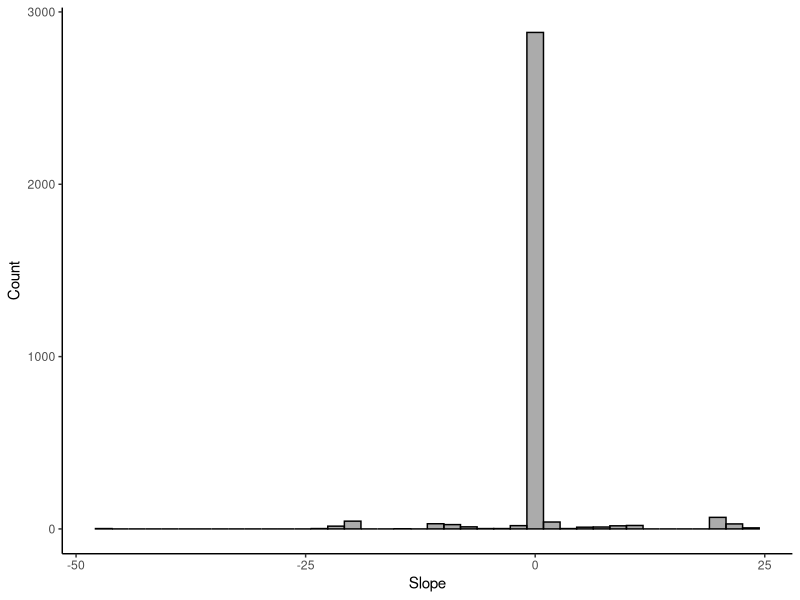

Reproduce this figure in R. (Note: this script raises an error after producing the figure.)
##################################################################################
## Make SNP slopes histograms
## Author Daniel Anstett
## 
## Currently done just for ENV 1,2 and 5 (MAT, MAP and CMD)
## Last Modified April 11, 2022
###################################################################################


###################################################################################
#Import libraries
library(tidyverse)

#Import frequency Table
freq_MAT_slope <- read_csv("Genomics_scripts/Data/freq_MAT_slope.csv")
freq_MAP_slope <- read_csv("Genomics_scripts/Data/freq_MAP_slope.csv")
freq_CMD_slope <- read_csv("Genomics_scripts/Data/freq_CMD_slope.csv")

#Filter per site
freq_MAT_1 <- freq_MAT_slope %>% filter (Site==1)


###################################################################################
#MAT Slope histogram all
MAT_hist <- ggplot(freq_MAT_slope,aes(x=Slope))+
  geom_histogram(position="identity",bins=40,color="black",alpha=0.5)+
  scale_y_continuous(name="Count")+
  scale_x_continuous(name="Slope")+
  theme_classic()
MAT_hist <- MAT_hist  + theme(
  axis.text.x = element_text(size=12, face="bold"),
  axis.text.y = element_text(size=12,face="bold"),
  axis.title.x = element_text(color="black", size=14, vjust = 0.5, face="bold"),
  axis.title.y = element_text(color="black", size=14,vjust = 2, face="bold",hjust=0.5))+
#MAT_hist <- MAT_hist + facet_wrap(.~Site)
MAT_hist
ggsave("Slope_graphs/MAT_all.pdf",width=11, height = 7, units = "in")


#MAP Slope histogram
MAP_hist <- ggplot(freq_MAP_slope,aes(x=Slope))+
  geom_histogram(position="identity",bins=40,color="black",alpha=0.5)+
  scale_y_continuous(name="Count")+
  scale_x_continuous(name="Slope")+
  theme_classic()
MAP_hist <- MAP_hist  + theme(
  axis.text.x = element_text(size=12, face="bold"),
  axis.text.y = element_text(size=12,face="bold"),
  axis.title.x = element_text(color="black", size=14, vjust = 0.5, face="bold"),
  axis.title.y = element_text(color="black", size=14,vjust = 2, face="bold",hjust=0.5))
#MAP_hist <- MAP_hist + facet_wrap(.~Site)
MAP_hist
ggsave("Slope_graphs/MAP_all.pdf",width=11, height = 7, units = "in")


#CMD Slope histogram
CMD_hist <- ggplot(freq_CMD_slope,aes(x=Slope))+
  geom_histogram(position="identity",bins=40,color="black",alpha=0.5)+
  scale_y_continuous(name="Count")+
  scale_x_continuous(name="Slope")+
  theme_classic()
CMD_hist <- CMD_hist  + theme(
  axis.text.x = element_text(size=12, face="bold"),
  axis.text.y = element_text(size=12,face="bold"),
  axis.title.x = element_text(color="black", size=14, vjust = 0.5, face="bold"),
  axis.title.y = element_text(color="black", size=14,vjust = 2, face="bold",hjust=0.5))
#CMD_hist <- CMD_hist + facet_wrap(.~Site)
CMD_hist
ggsave("Slope_graphs/CMD_all.pdf",width=11, height = 7, units = "in")


###################################################################################
#MAT Slope histogram per site
MAT_hist <- ggplot(freq_MAT_slope,aes(x=Slope))+
  geom_histogram(position="identity",bins=40,color="black",alpha=0.5)+
  scale_y_continuous(name="Count")+
  scale_x_continuous(name="Slope")+
  theme_classic()
MAT_hist <- MAT_hist  + theme(
  axis.text.x = element_text(size=12, face="bold"),
  axis.text.y = element_text(size=12,face="bold"),
  axis.title.x = element_text(color="black", size=14, vjust = 0.5, face="bold"),
  axis.title.y = element_text(color="black", size=14,vjust = 2, face="bold",hjust=0.5))
MAT_hist <- MAT_hist + facet_wrap(.~Site)
MAT_hist
ggsave("Slope_graphs/MAT_site.pdf",width=11, height = 7, units = "in")


#MAP Slope histogram
MAP_hist <- ggplot(freq_MAP_slope,aes(x=Slope))+
  geom_histogram(position="identity",bins=40,color="black",alpha=0.5)+
  scale_y_continuous(name="Count")+
  scale_x_continuous(name="Slope")+
  theme_classic()
MAP_hist <- MAP_hist  + theme(
  axis.text.x = element_text(size=12, face="bold"),
  axis.text.y = element_text(size=12,face="bold"),
  axis.title.x = element_text(color="black", size=14, vjust = 0.5, face="bold"),
  axis.title.y = element_text(color="black", size=14,vjust = 2, face="bold",hjust=0.5))
MAP_hist <- MAP_hist + facet_wrap(.~Site)
MAP_hist
ggsave("Slope_graphs/MAP_site.pdf",width=11, height = 7, units = "in")


#CMD Slope histogram
CMD_hist <- ggplot(freq_CMD_slope,aes(x=Slope))+
  geom_histogram(position="identity",bins=40,color="black",alpha=0.5)+
  scale_y_continuous(name="Count")+
  scale_x_continuous(name="Slope")+
  theme_classic()
CMD_hist <- CMD_hist  + theme(
  axis.text.x = element_text(size=12, face="bold"),
  axis.text.y = element_text(size=12,face="bold"),
  axis.title.x = element_text(color="black", size=14, vjust = 0.5, face="bold"),
  axis.title.y = element_text(color="black", size=14,vjust = 2, face="bold",hjust=0.5))
CMD_hist <- CMD_hist + facet_wrap(.~Site)
CMD_hist
ggsave("Slope_graphs/CMD_site.pdf",width=11, height = 7, units = "in")


##########################################################################################
##########################################################################################
##########################################################################################
#MAT Slope histogram all
MAT_hist <- ggplot(freq_MAT_slope,aes(x=Slope))+
  geom_histogram(position="identity",bins=40,color="black",alpha=0.5)+
  scale_y_continuous(name="Count")+
  scale_x_continuous(name="Slope")+
  theme_classic()
MAT_hist <- MAT_hist  + theme(
  axis.text.x = element_text(size=12, face="bold"),
  axis.text.y = element_text(size=12,face="bold"),
  axis.title.x = element_text(color="black", size=14, vjust = 0.5, face="bold"),
  axis.title.y = element_text(color="black", size=14,vjust = 2, face="bold",hjust=0.5))+
  #MAT_hist <- MAT_hist + facet_wrap(.~Site)
  xlim(-2,2)
  MAT_hist
ggsave("Slope_graphs/limited/MAT_all_lim.pdf",width=11, height = 7, units = "in")


#MAP Slope histogram
MAP_hist <- ggplot(freq_MAP_slope,aes(x=Slope))+
  geom_histogram(position="identity",bins=40,color="black",alpha=0.5)+
  scale_y_continuous(name="Count")+
  scale_x_continuous(name="Slope")+
  theme_classic()
MAP_hist <- MAP_hist  + theme(
  axis.text.x = element_text(size=12, face="bold"),
  axis.text.y = element_text(size=12,face="bold"),
  axis.title.x = element_text(color="black", size=14, vjust = 0.5, face="bold"),
  axis.title.y = element_text(color="black", size=14,vjust = 2, face="bold",hjust=0.5))+
#MAP_hist <- MAP_hist + facet_wrap(.~Site)
  xlim(-2,2)
MAP_hist
ggsave("Slope_graphs/limited/MAP_all_lim.pdf",width=11, height = 7, units = "in")


#CMD Slope histogram
CMD_hist <- ggplot(freq_CMD_slope,aes(x=Slope))+
  geom_histogram(position="identity",bins=40,color="black",alpha=0.5)+
  scale_y_continuous(name="Count")+
  scale_x_continuous(name="Slope")+
  theme_classic()
CMD_hist <- CMD_hist  + theme(
  axis.text.x = element_text(size=12, face="bold"),
  axis.text.y = element_text(size=12,face="bold"),
  axis.title.x = element_text(color="black", size=14, vjust = 0.5, face="bold"),
  axis.title.y = element_text(color="black", size=14,vjust = 2, face="bold",hjust=0.5))+
#CMD_hist <- CMD_hist + facet_wrap(.~Site)
  xlim(-2,2)
CMD_hist
ggsave("Slope_graphs/limited/CMD_all_lim.pdf",width=11, height = 7, units = "in")


###################################################################################
#MAT Slope histogram per site
MAT_hist <- ggplot(freq_MAT_slope,aes(x=Slope))+
  geom_histogram(position="identity",bins=40,color="black",alpha=0.5)+
  scale_y_continuous(name="Count")+
  scale_x_continuous(name="Slope")+
  theme_classic()
MAT_hist <- MAT_hist  + theme(
  axis.text.x = element_text(size=12, face="bold"),
  axis.text.y = element_text(size=12,face="bold"),
  axis.title.x = element_text(color="black", size=14, vjust = 0.5, face="bold"),
  axis.title.y = element_text(color="black", size=14,vjust = 2, face="bold",hjust=0.5))+
  xlim(-2,2)
MAT_hist <- MAT_hist + facet_wrap(.~Site)
MAT_hist
ggsave("Slope_graphs/limited/MAT_site_lim.pdf",width=11, height = 7, units = "in")


#MAP Slope histogram
MAP_hist <- ggplot(freq_MAP_slope,aes(x=Slope))+
  geom_histogram(position="identity",bins=40,color="black",alpha=0.5)+
  scale_y_continuous(name="Count")+
  scale_x_continuous(name="Slope")+
  theme_classic()
MAP_hist <- MAP_hist  + theme(
  axis.text.x = element_text(size=12, face="bold"),
  axis.text.y = element_text(size=12,face="bold"),
  axis.title.x = element_text(color="black", size=14, vjust = 0.5, face="bold"),
  axis.title.y = element_text(color="black", size=14,vjust = 2, face="bold",hjust=0.5))+
  xlim(-2,2)
MAP_hist <- MAP_hist + facet_wrap(.~Site)
MAP_hist
ggsave("Slope_graphs/limited/MAP_site_lim.pdf",width=11, height = 7, units = "in")


#CMD Slope histogram
CMD_hist <- ggplot(freq_CMD_slope,aes(x=Slope))+
  geom_histogram(position="identity",bins=40,color="black",alpha=0.5)+
  scale_y_continuous(name="Count")+
  scale_x_continuous(name="Slope")+
  theme_classic()
CMD_hist <- CMD_hist  + theme(
  axis.text.x = element_text(size=12, face="bold"),
  axis.text.y = element_text(size=12,face="bold"),
  axis.title.x = element_text(color="black", size=14, vjust = 0.5, face="bold"),
  axis.title.y = element_text(color="black", size=14,vjust = 2, face="bold",hjust=0.5))+
  xlim(-2,2)
CMD_hist <- CMD_hist + facet_wrap(.~Site)
CMD_hist
ggsave("Slope_graphs/limited/CMD_site_lim.pdf",width=11, height = 7, units = "in")



